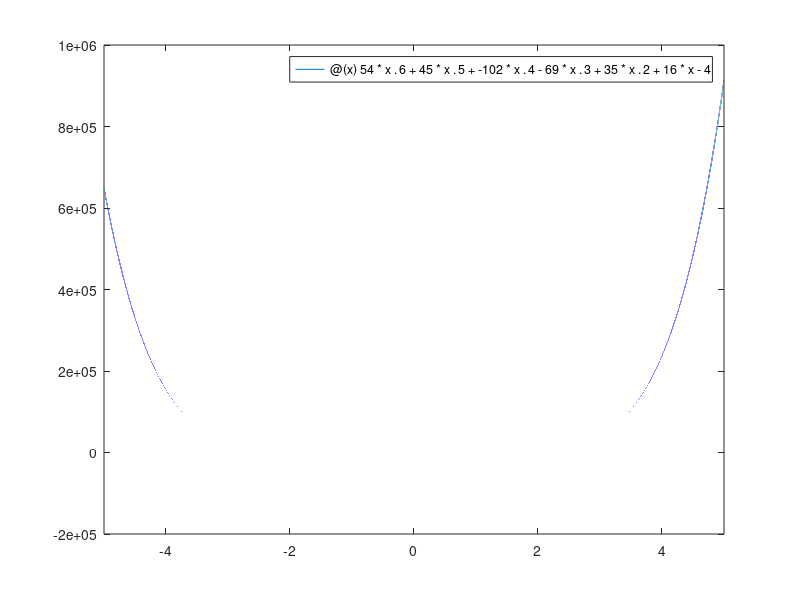

The MATLAB script that drew this image: (Note: this script raises an error after producing the figure.)
clc 
close all 
clear all 

a = -2;
b = 2;
tol = 10^(-5);
i = 0;
rel = 1;

f_ = @(x) 54*x.^6 + 45*x.^5 + - 102*x.^4 -69*x.^3 + 35*x.^2 + 16*x -4; 
%exact_val = roots(f_)

fplot(f_, [-5, 5])
yline(0, '--r', 'LineWidth', 1.5) 

[i,a,b,tol,rel] = MAIN(i,a,b,tol,rel);

function [i,a,b,tol,rel] = MAIN(i,a,b,tol,rel)
    fprintf("i   a                  b               c                    f(c)                   rel_err\n")

    while rel > tol
        i = i + 1;
        
        fa = A_FUNC(a);
        fb = A_FUNC(b);
        
        t = b - fb * (b - a) / (fb - fa);
        
        fprintf("%d  %0.5f          %0.5f            %0.5f             %0.5f           %f \n", i, a, b, t, A_FUNC(t), rel)
        
        if A_FUNC(t) == 0
           fprintf("Root found %0.5f\n", t)
           break;
        end

        rel = abs(t - b); 

        a = b;
        b = t;
    end
    fprintf("\n Ans = %f\n", t)
end

function f = A_FUNC(x)
    f = 54*x^6 + 45*x^5 + - 102*x^4 -69*x^3 + 35*x^2 + 16*x -4; 
end 
